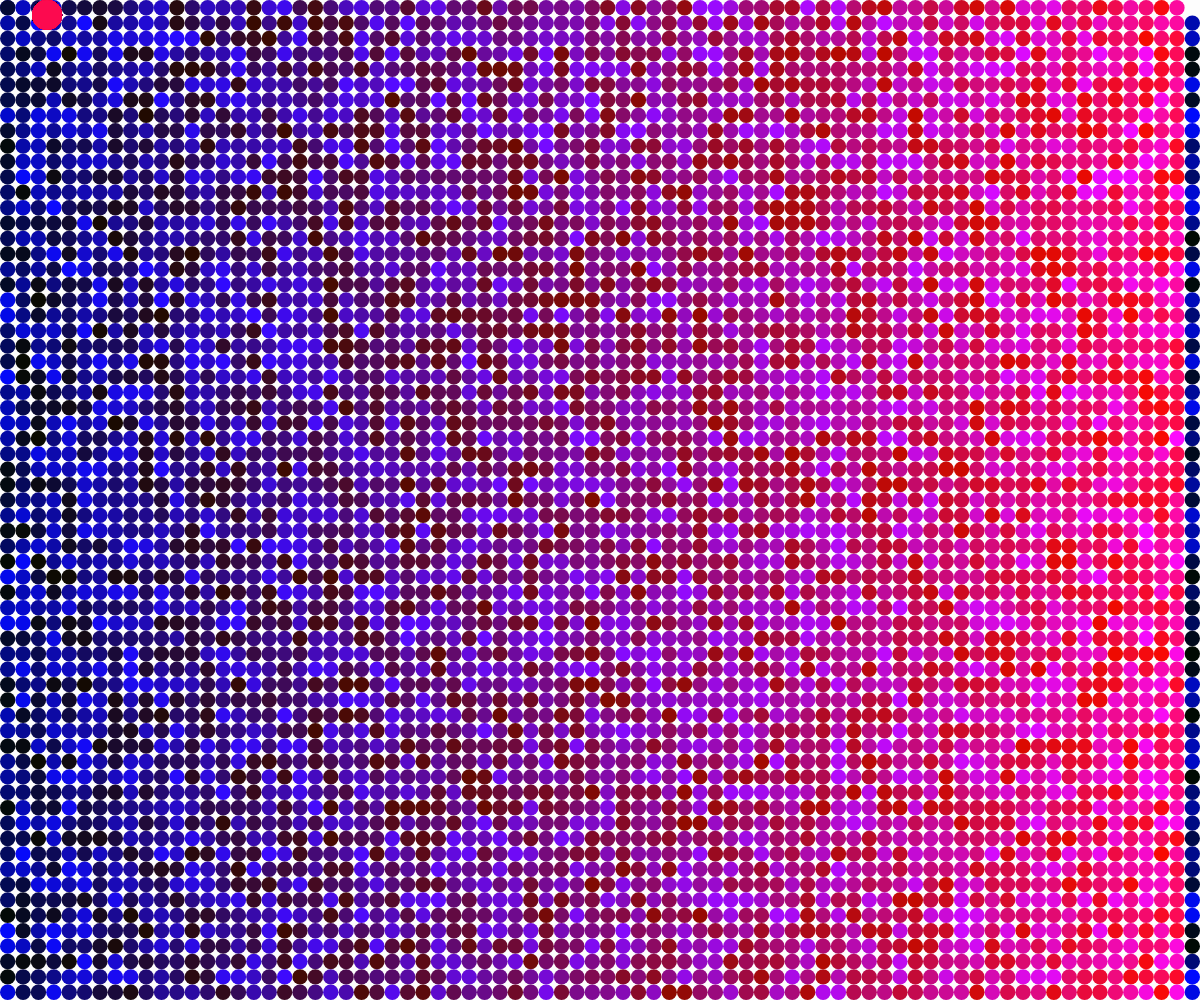
Frame 1 (no input)
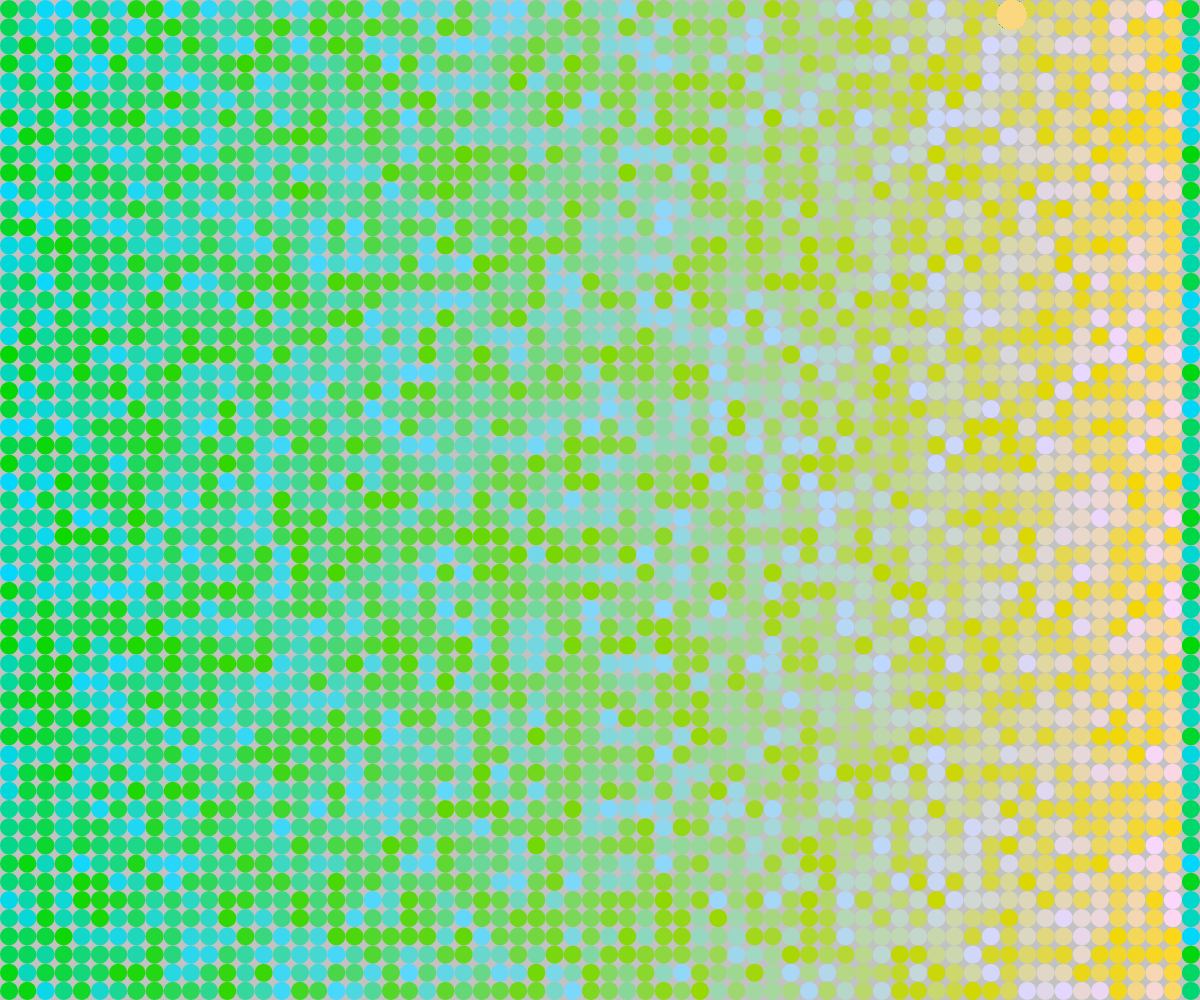
Frame 60 (no input)
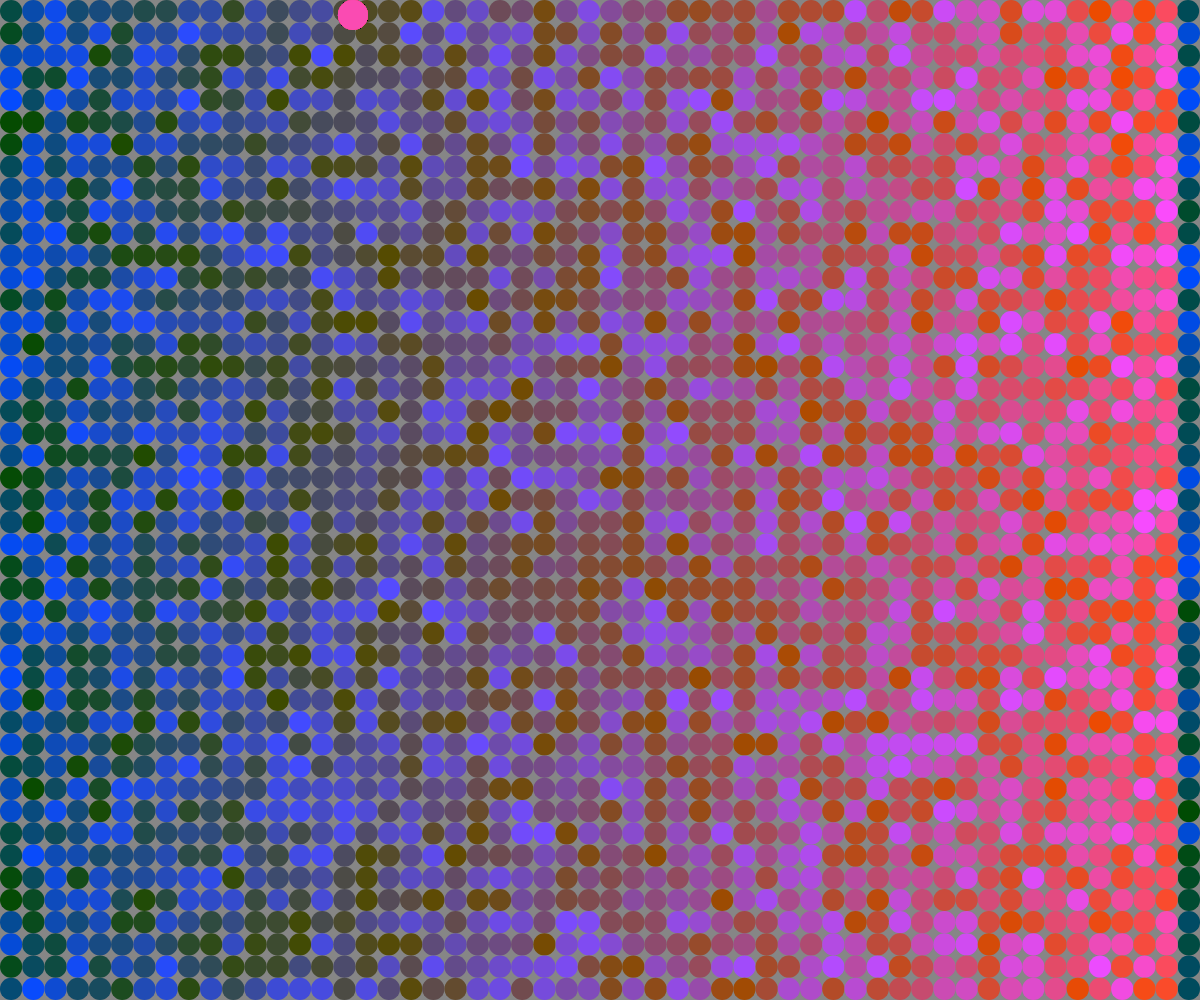
Frame 120 (the mouse pressed at the canvas centre since frame 60)

The p5.js sketch that drew these frames (run headless with seeded random() and noise() and a simulated clock; from frame 60 on, the mouse is pressed at the canvas centre):

// p5.js sketch
// ── sketch.js
// createCanvas window width/height run setup function
function setup() {
	createCanvas(windowWidth, windowHeight);
  //set noStroke for function
	noStroke();
}

//define variables
//add array for color changng values
let color1 = 255
let color2 = 0
let pos_x = 0
let pos_y = 0
let d = 10
let r = 5
let i = 0
let k = 0
//use variable to make number of ellipses change over time tried differfent amounts and liked 60-80
//too choppy making numbers closer together
//let eighty = [80, 75, 70, 65, 60, 55, 50, 55, 60, 65, 70, 75]
let idx = 0
let eighty = [80, 78, 76, 74, 72, 70, 68, 66, 64, 62, 60, 58, 56, 54, 52, 50, 48, 46, 48, 50, 52, 54, 56, 58, 60, 62, 64, 66, 68, 70, 72, 74, 76, 78]
//make array for x and y scale stretch effect
//let xStretchArray = [.1, .2, .3, .5, .8, 1.1, .8, .5, .3, .1]
//let yStretchArray = [.1, .2, .3, .5, .8, 1.1, .8, .5, .3, .1]
let xIdx = 0
let yIdx = 0
//make varialbe to change amount color value is changed by
let color2Mod = 5
//make array for different shapesArray * undone

//run draw function; set d for ellipse diameter to make 80 ellipses with for loop
function draw() {
	color2 += color2Mod
	if ( color2 > 255 ) {
		color2Mod = color2Mod * -1
	}
	if ( color2 < 0 ) {
		color2Mod = color2Mod * -1
	}
	color1--;
	if (color1 < -254) {
	  color1 = 255
	}
	idx++
	if (idx == (eighty.length - 1)) {
		idx = 0
	}
  let d = width/eighty[idx]
  let r = d/2
	background( abs(color1) );
  for (let pos_y = 0; pos_y < height; pos_y += d) {
  //1st row of ellipses using for fuction to draw ellipses every
	for (let i = 0; i < eighty[idx]; i++) {
    //fill to scale white to grey over ellipses
    fill((255/eighty[idx]*i), color2, random(255));
    //make ellipse pos_x+radius of circle pos_y+radius of circle to keep circle on screen
	ellipse(pos_x+r, pos_y+r, d);
		//use drawEllipse() function
		//drawEllipse();
    //pos_x is width divided by 80xi to get 80 evenly spaced circles along x axis
    pos_x = width/eighty[idx]*i;
    drawSliderEllipse();
  }
	//commented out, had weird unintentional effect on sketch not sure what it caused it
//	idx++
//if (idx == (eighty.length - 1)) {
//	idx = 0
//}
}
}

function drawSliderEllipse() {
  ellipse(((width/255)*color2), 15, 30)
}
//increases pos_y +1 every frame and reset to 0 when it is greater than windowHeight
  //  pos_y++;)
    //if (pos_y > height) {
  //    pos_y = 0;
//	}
  //increases k variable by +1 every frame up to 15 and resets; added to pos_x to make ellipses move 15 pixels to the right and reset to 0
  //k++;
//  if (k > 15) {
//    k = 0
//  }
//subtract 1 from color1 and reset to 255 at -255 abs(color1) used for background
color2 += 5
if ( color2 > 255 ) {
	color2 = 0
}
color1--;
if (color1 < -254) {
  color1 = 255
}

//function mousePressed() {
	//changed to idx++ in draw function
//	idx++
//	if (idx = (eighty.length -1)) {
	//	idx = 0
//	}


//commented out color2 click change to make color2Array
//  color2 += 10
//  if (color2 > 255) {
//    color2 = 0
//  }
//}
